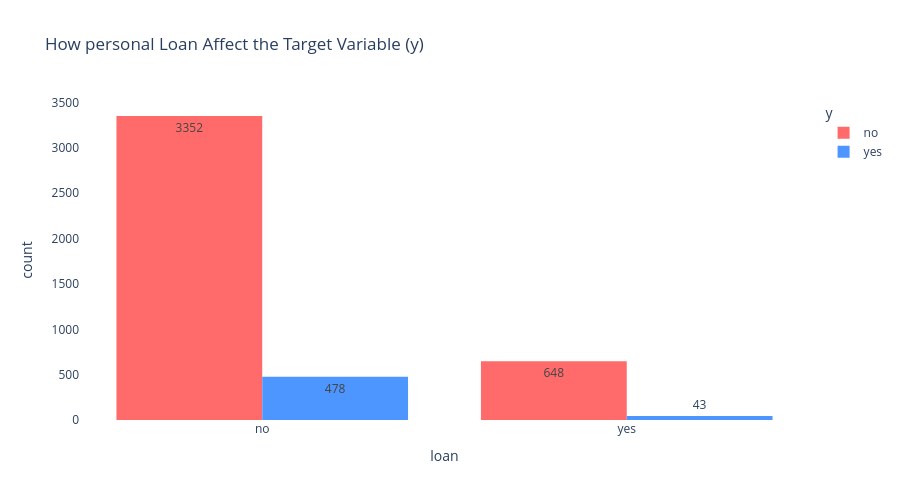

This figure's notebook cell:
### Code cell
# Get exact percentages with a cross-tabulation table "loan"
print(pd.crosstab(df['loan'], df['y'], normalize='index') .mul(100).round(0).astype(int).reset_index()) 

# Create a grouped bar chart
fig = px.histogram(df, x='loan', color='y', barmode='group', text_auto=True, height=500,
                   title='How personal Loan Affect the Target Variable (y)',
                  color_discrete_sequence=["#FF6B6B", "#4D96FF", "#6BCB77"])

# Hide grid lines for both axes
fig.update_xaxes(showgrid=False)
fig.update_yaxes(showgrid=False)

# Hide the background by setting transparency
fig.update_layout(
    plot_bgcolor="rgba(0, 0, 0, 0)",
    paper_bgcolor="rgba(0, 0, 0, 0)"
)

fig.show()

### Figure 1 — Plotly figure (JSON) as saved in the notebook; plotly's stock layout.template omitted (floating-point values rounded to 4 significant figures; data arrays with more than 128 entries replaced by an {"elided": "..."} marker saying what was removed)
{"data": [{"alignmentgroup": "True", "bingroup": "x", "hovertemplate": "y=no<br>loan=%{x}<br>count=%{y}<extra></extra>", "legendgroup": "no", "marker": {"color": "#FF6B6B", "pattern": {"shape": ""}}, "name": "no", "offsetgroup": "no", "orientation": "v", "showlegend": true, "texttemplate": "%{value}", "type": "histogram", "x": {"elided": "4000 str values"}, "xaxis": "x", "yaxis": "y"}, {"alignmentgroup": "True", "bingroup": "x", "hovertemplate": "y=yes<br>loan=%{x}<br>count=%{y}<extra></extra>", "legendgroup": "yes", "marker": {"color": "#4D96FF", "pattern": {"shape": ""}}, "name": "yes", "offsetgroup": "yes", "orientation": "v", "showlegend": true, "texttemplate": "%{value}", "type": "histogram", "x": {"elided": "521 str values"}, "xaxis": "x", "yaxis": "y"}], "layout": {"barmode": "group", "height": 500, "legend": {"title": {"text": "y"}, "tracegroupgap": 0}, "paper_bgcolor": "rgba(0, 0, 0, 0)", "plot_bgcolor": "rgba(0, 0, 0, 0)", "title": {"text": "How personal Loan Affect the Target Variable (y)"}, "xaxis": {"anchor": "y", "domain": [0, 1], "showgrid": false, "title": {"text": "loan"}}, "yaxis": {"anchor": "x", "domain": [0, 1], "showgrid": false, "title": {"text": "count"}}}}
